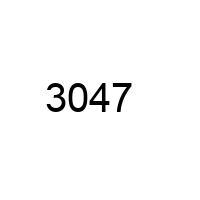
#> input picture images/images-with-digits.png, 200 x 200 px, found by its file name
$ jupyter execute --allow-errors bi2-tensorflow-recognition-solution.ipynb   (older library calls are emulated)
#> lines starting #> are read from the running program, lines starting #| are printed output that depends on the picture; after the words box and inside, x2 and y2 are one past the last pixel; in counts of white or black regions, pixels touching at a corner belong together
### symbols_extractor.py
#!/usr/bin/env python3

'''
The work is heavily inspired by the following works:
    - https://www.pyimagesearch.com/2017/07/24/bank-check-ocr-with-opencv-and-python-part-i
    - https://www.datacamp.com/community/tutorials/tensorflow-tutorial

Usage:
    $ python symbols_extractor.py --image images\images-with-digits.png
'''

import os
import cv2
import random
import imutils
import argparse
import numpy as np
from imutils import contours

def fetch_symbols_from_captcha(image_path):
    ''' Fetch symbols from a given captcha'''
#> called with image_path = 'images\\images-with-digits.png'

     # load the image
    image = cv2.imread(image_path)
#> image is the input picture: shape (200, 200, 3); min 0, max 255, mean 249.6

    # convert it to grayscale, blur it slightly, then find edges
    ref = cv2.cvtColor(image, cv2.COLOR_BGR2GRAY)
    ref = cv2.threshold(ref, 0, 255, cv2.THRESH_BINARY_INV | cv2.THRESH_OTSU)[1]
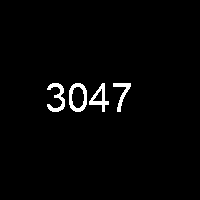
#> ref: shape (200, 200); 2.1% white; 4 white regions

    # find contours in the images
    refCnts = cv2.findContours(ref.copy(), cv2.RETR_EXTERNAL, cv2.CHAIN_APPROX_SIMPLE)
#> refCnts = 4 contours; box (x1, y1, x2, y2) and area: (69, 83, 87, 112) 411, (89, 83, 109, 112) 223, (47, 83, 65, 112) 168, (113, 83, 131, 112) 124
    refCnts = refCnts[0] if imutils.is_cv2() else refCnts[1]
    refCnts = contours.sort_contours(refCnts, method="left-to-right")[0]

    symbols = [] # collection of images
    padding = 1  # padding for cutting images

    # loop over the (sorted) contours
    for index, c in enumerate(refCnts):
        # compute the bounding box of the contour and draw it on our image
        (x, y, w, h) = cv2.boundingRect(c)

        # crop image
        _croped = ref[y-padding:y+h+padding, x-padding:x+w+padding]
        _croped = cv2.resize(_croped, (30, 30))

        cv2.imwrite('images/{0}-captcha.png'.format(index), _croped)
        symbols.append(_croped)
#> this loop made 4 passes
#> (x, w) on passes 1 to 4: (47, 18), (69, 18), (89, 20), (113, 18)
#> pass 1, in fetch_symbols_from_captcha, `_croped = ref[y-padding:y+h+padding, x-padding:x+w+padding]`:
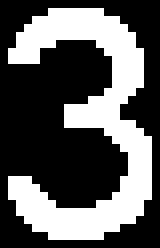
#> _croped: shape (31, 20) (shown 8 times larger); 36.1% white; 1 white region, box (x1, y1, x2, y2) and area: (1, 1, 19, 30) 224
#> pass 1, in fetch_symbols_from_captcha, `_croped = cv2.resize(_croped, (30, 30))`:
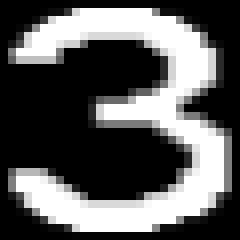
#> _croped: shape (30, 30) (shown 8 times larger); min 0, max 255, mean 92
#> pass 2, in fetch_symbols_from_captcha, `_croped = ref[y-padding:y+h+padding, x-padding:x+w+padding]`:
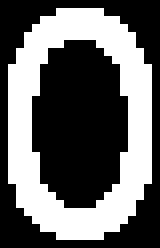
#> _croped: shape (31, 20) (shown 8 times larger); 39.7% white; 1 white region, box (x1, y1, x2, y2) and area: (1, 1, 19, 30) 246
#> pass 2, in fetch_symbols_from_captcha, `_croped = cv2.resize(_croped, (30, 30))`:
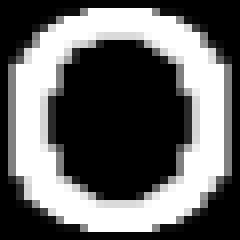
#> _croped: shape (30, 30) (shown 8 times larger); min 0, max 255, mean 101
#> after the loop, symbols = 4 items

    # show the output of applying the simple contour method
    # cv2.imshow("Simple Method", ref)
    # cv2.waitKey(0)
    # cv2.destroyAllWindows()

    return symbols

def load_data(data_directory):
    ''' Load images from the given repository'''

    directories = [d for d in os.listdir(data_directory)
                   if os.path.isdir(os.path.join(data_directory, d))]
    labels, images = [], []
    for d in directories:

        label_directory = os.path.join(data_directory, d)
        file_names = [os.path.join(label_directory, f)
                      for f in os.listdir(label_directory)
                      if f.endswith(".png")]

        padding = 1
        for f in file_names:
            _image = cv2.imread(f)
            _image_gray = cv2.cvtColor(_image, cv2.COLOR_BGR2GRAY)
            _image_gray = cv2.threshold(_image_gray, 0, 255, cv2.THRESH_BINARY_INV | cv2.THRESH_OTSU)[1]

            # image must be processed in the save way as the one from captcha
            _ref_cnts = cv2.findContours(_image_gray.copy(), cv2.RETR_EXTERNAL, cv2.CHAIN_APPROX_SIMPLE)
            _ref_cnts = _ref_cnts[0] if imutils.is_cv2() else _ref_cnts[1]
            _ref_cnts = contours.sort_contours(_ref_cnts, method="left-to-right")[0]
            (x, y, w, h) = cv2.boundingRect(_ref_cnts[0])
            _croped = _image_gray[y-padding:y+h+padding, x-padding:x+w+padding]
            _croped = cv2.resize(_croped, (30, 30))

            images.append(_croped)
            labels.append(int(d))

    return images, labels


def main(args):

    symbols = fetch_symbols_from_captcha(args['image'])

    #train_dir = 'c:\\repositories\\pycaptcha\\train\\'
    #images, labels = load_data(train_dir)

# [8 lines that do not run on import are left out]

### bi2-tensorflow-recognition-solution.ipynb
### About

A sample solution of the images recognition challenge using tensorflow.

[cell 1]
import os
import cv2
import random
import imutils
import argparse
import numpy as np
from imutils import contours

[cell 2]
## import custom functions
from symbols_extractor import load_data
from symbols_extractor import fetch_symbols_from_captcha

### Dependencies

You may need to download [pycaptcha](https://github.com/vdmitriyev/pycaptcha) utility to generate training dataset. Note that default repository for this utility configured as - **c:\repositories\pycaptcha\** (but you may change it).

### Import Dataset

Don't forget to change the path to generated by the "pycaptcha" images.

[cell 3]
train_dir = 'c:\\repositories\\pycaptcha\\train\\'
#> (the rest of this cell did not finish here and is left out)

[cell 4]
symbols = fetch_symbols_from_captcha('images\images-with-digits.png')
#> symbols = 4 items

[cell 5]
# simple check of images
import matplotlib.pyplot as plt
for image in symbols:
    plt.imshow(image)
    plt.show()
#> this loop made 4 passes

### Train TensorFlow Model

[cell 6]
import tensorflow as tf

# [62 lines left out: function train_model_tf_version2, not called in this run]

#> (the rest of this cell did not finish here and is left out)

### Validate Model Using One Image

[cell 7]
symbols = fetch_symbols_from_captcha('images/images-with-digits.png')
#> the loop in fetch_symbols_from_captcha (call 2), `for index, c in enumerate(refCnts):` made 4 passes
#> pass 3, in fetch_symbols_from_captcha (call 2), `_croped = ref[y-padding:y+h+padding, x-padding:x+w+padding]`:
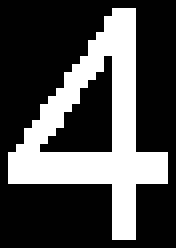
#> _croped: shape (31, 22) (shown 8 times larger); 30.4% white; 1 white region, box (x1, y1, x2, y2) and area: (1, 1, 21, 30) 207
#> pass 3, in fetch_symbols_from_captcha (call 2), `_croped = cv2.resize(_croped, (30, 30))`:
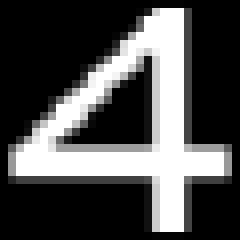
#> _croped: shape (30, 30) (shown 8 times larger); min 0, max 255, mean 77.6

input_resized = []
for image in symbols:
    image = image / 255.0
    image = image.reshape(30 * 30)
    input_resized.append(image)
#> after the loop, input_resized = 4 items

input_resized = np.array(input_resized)
#print(input_resized.shape)

#> (the rest of this cell did not finish here and is left out)
